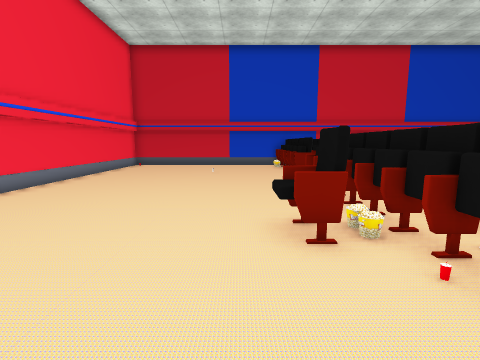
[1] (above)

20 first-person views from a walk through a 3-D level made in the Unity game engine. The camera is 1.5 m above the floor, tilts 8° down and sees 85° across. The floor is counted in squares, 1 m on a side. Each view is taken from the middle of a square. On the plan, view 1 faces up. The plan holds only what a view shows up to about 14 squares ahead; the rest is blank. The place goes on beyond the plan. Some surface patterns are stand-ins.

[2]
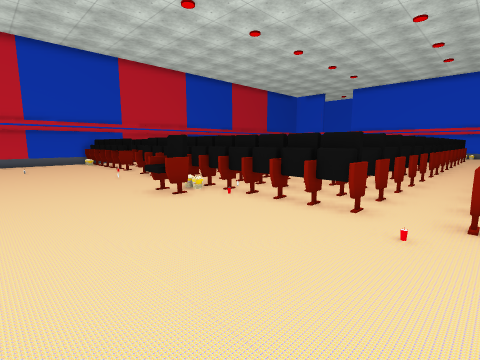

[3]
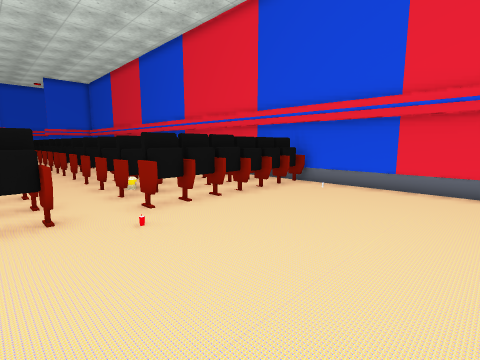

[4]
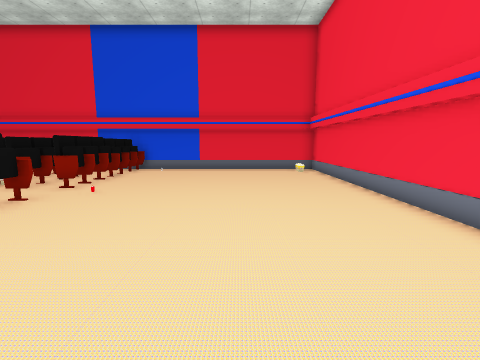

[5]
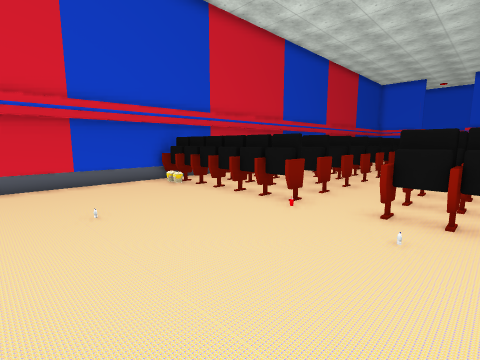

[6]
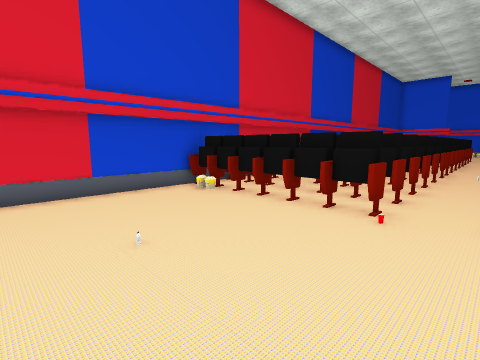

[7]
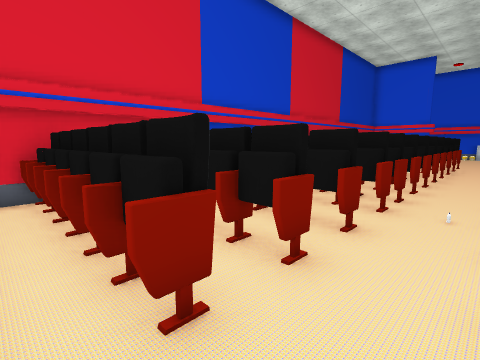

[8]
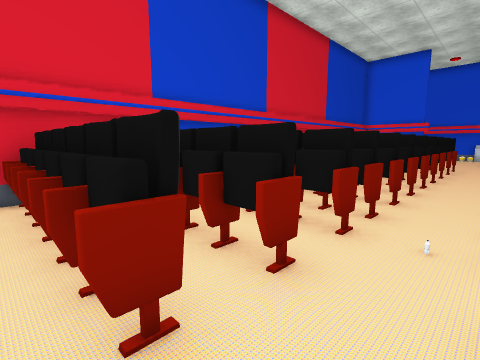

[9]
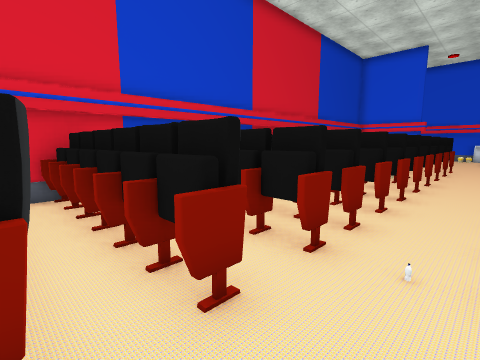

[10]
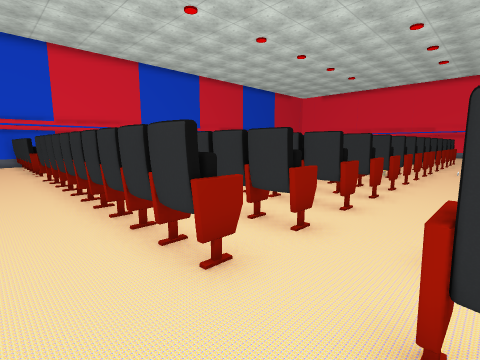

[11]
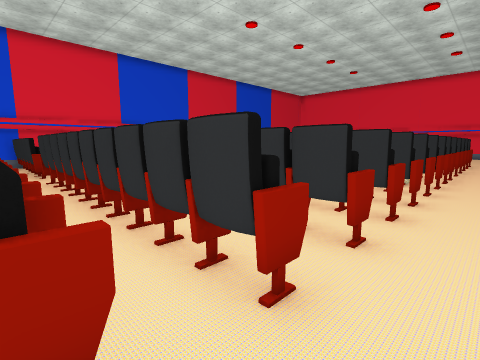

[12]
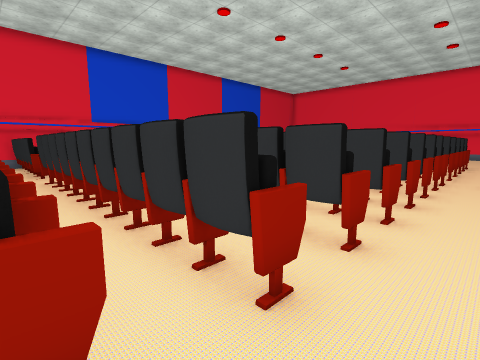

[13]
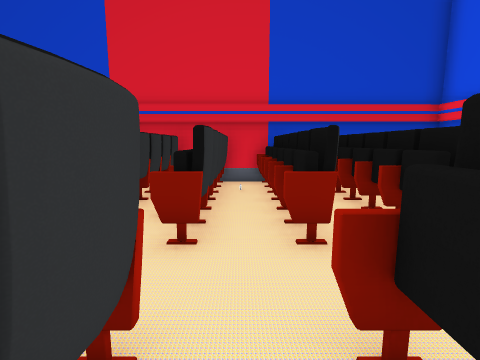

[14]
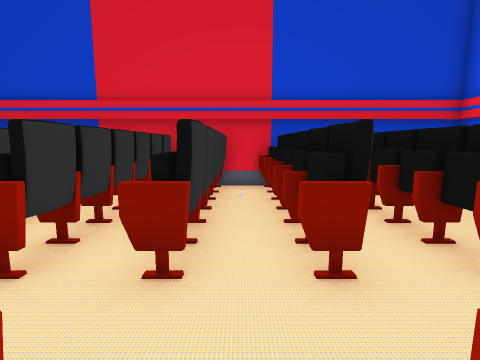

[15]
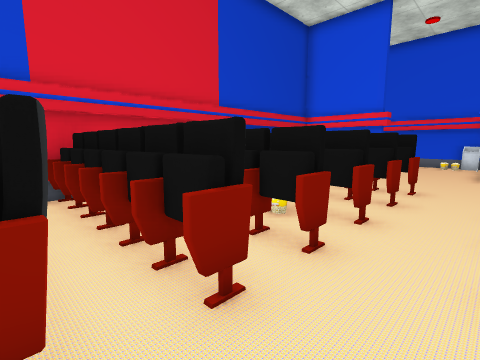

[16]
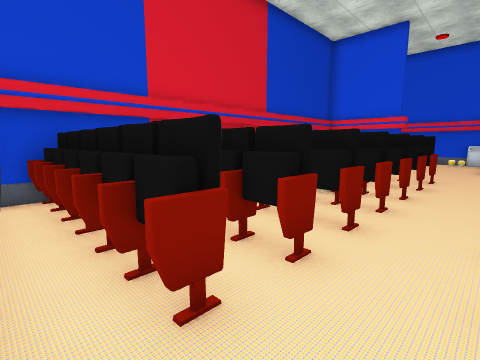

[17]
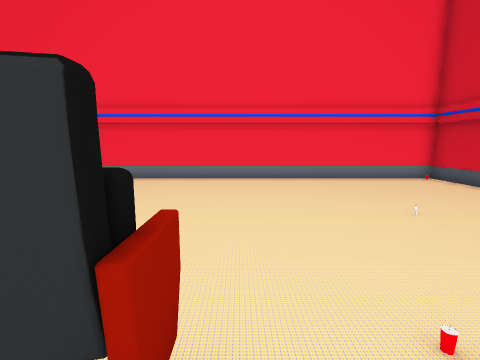

[18]
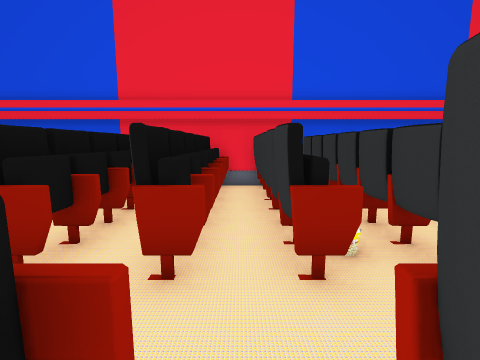

[19]
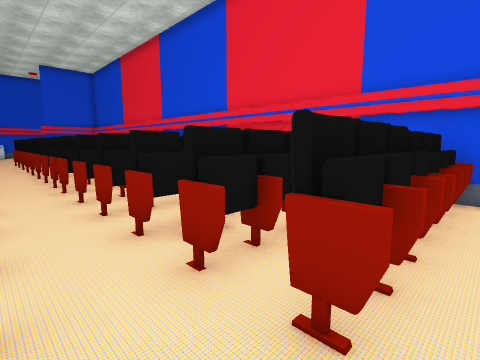

[20]
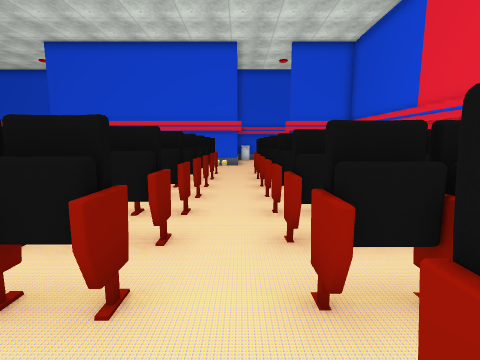

### Floor plan
Key: @ floor where view 1 was taken; # wall or solid block; . floor; = window, fence, low wall or low ledge; O other object.
Columns run from 7 left of view 1 to 27 right of it. Each row starts with its distance up from view 1.
 18 ##########OOOO#OOO  OOO OO OO#O O
 17 #.........OOOO.OOO   OO OO OO.O O.
 16 #.........OOOO.OOO   OO OOOOO.O O.
 15 #.........O  O.OOO   OO OO OO.O O..
 14 #.........OOOO.OOOO OOOOOOOOO.O.O..
 13 #.........OOOO.OOOOOOOOOOOOOO.O.O..
 12 #.........OOOO.OOOOOOOOOOOOOO.O.O..
 11 #..................................
 10 #..................................
  9 #.........###=##############=.#.#..
  8 #.........##              ###.#.#..
  7 #.........#                ##.#.#..
  6 #.........#                 #.#.#..
  5 # ......OO#                 #.#.#..
  4 # ......OO#                 #.#.#..
  3  .........#                 #.#.#..
  2  .........#                 #.#.#..
  1 #.........###               #.#.#..
  0 #......@..####.###   ########.#.#.
 -1 #.........OO#O.OO#O#OO.OOOO.O.O.O.
 -2 #.................................
 -3 #.........OOOO.OOOOOOOOOOOOOO.O.O.
 -4 #.........OOOO.OOOO OOOO    O O O.
 -5 #.........OOOO.OOOO    O    O O O.
 -6 #.........O OO.OOOO    O    O O O.
 -7 #.........OOOO.OOO          O O O
 -8 #.........OOOO.OOO          O O O
 -9     ######O  O#O

Where each view was taken, in squares from view 1:
view 1: 0 up, 0 right, facing up
view 2: 3 down, 3 left, facing up-right
view 3: 0 up, 3 left, facing down-right
view 4: 6 up, 3 left, facing down
view 5: 8 up, 3 left, facing up-right
view 6: 10 up, 3 left, facing up-right
view 7: 10 up, 5 right, facing up-right
view 8: 10 up, 7 right, facing up-right
view 9: 10 up, 8 right, facing up-right
view 10: 12 up, 27 right, facing down-left
view 11: 11 up, 25 right, facing down-left
view 12: 11 up, 23 right, facing down-left
view 13: 8 up, 22 right, facing up
view 14: 9 up, 22 right, facing up
view 15: 10 up, 16 right, facing up-right
view 16: 10 up, 13 right, facing up-right
view 17: 10 up, 4 right, facing left
view 18: 0 up, 7 right, facing down
view 19: 1 down, 2 right, facing down-right
view 20: 2 down, 12 right, facing right
